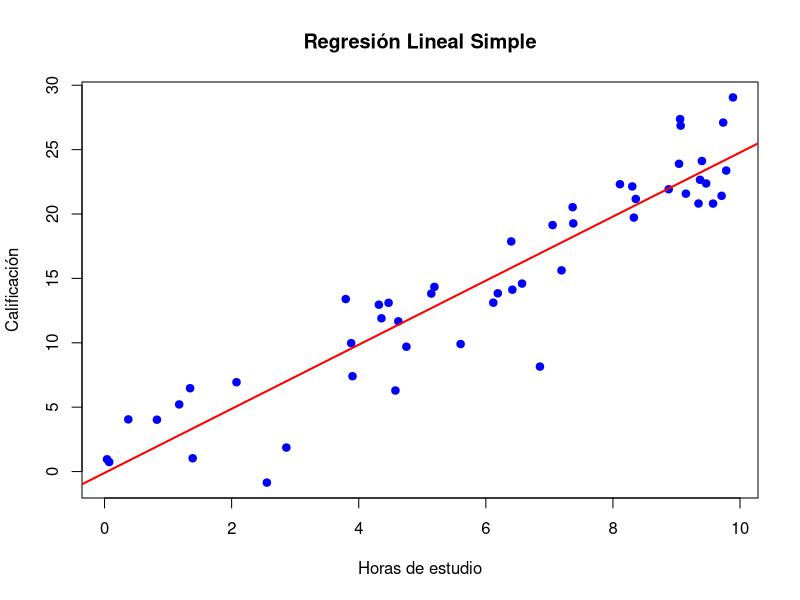

Here is the R script that generated this plot:

set.seed(42)
horas_estudio = runif(50, min = 0, max = 10)
ruido = rnorm(50, mean = 0, sd = 3)
calificacion <- 2.5 * horas_estudio + ruido

datos <- data.frame(horas_estudio, calificacion)

modelo <- lm(calificacion ~ horas_estudio, data = datos)

summary(modelo)

plot(datos$horas_estudio, datos$calificacion,
     main = "Regresión Lineal Simple",
     xlab = "Horas de estudio", ylab = "Calificación",
     pch = 19, col = "blue")
abline(modelo, col = "red", lwd = 2)











